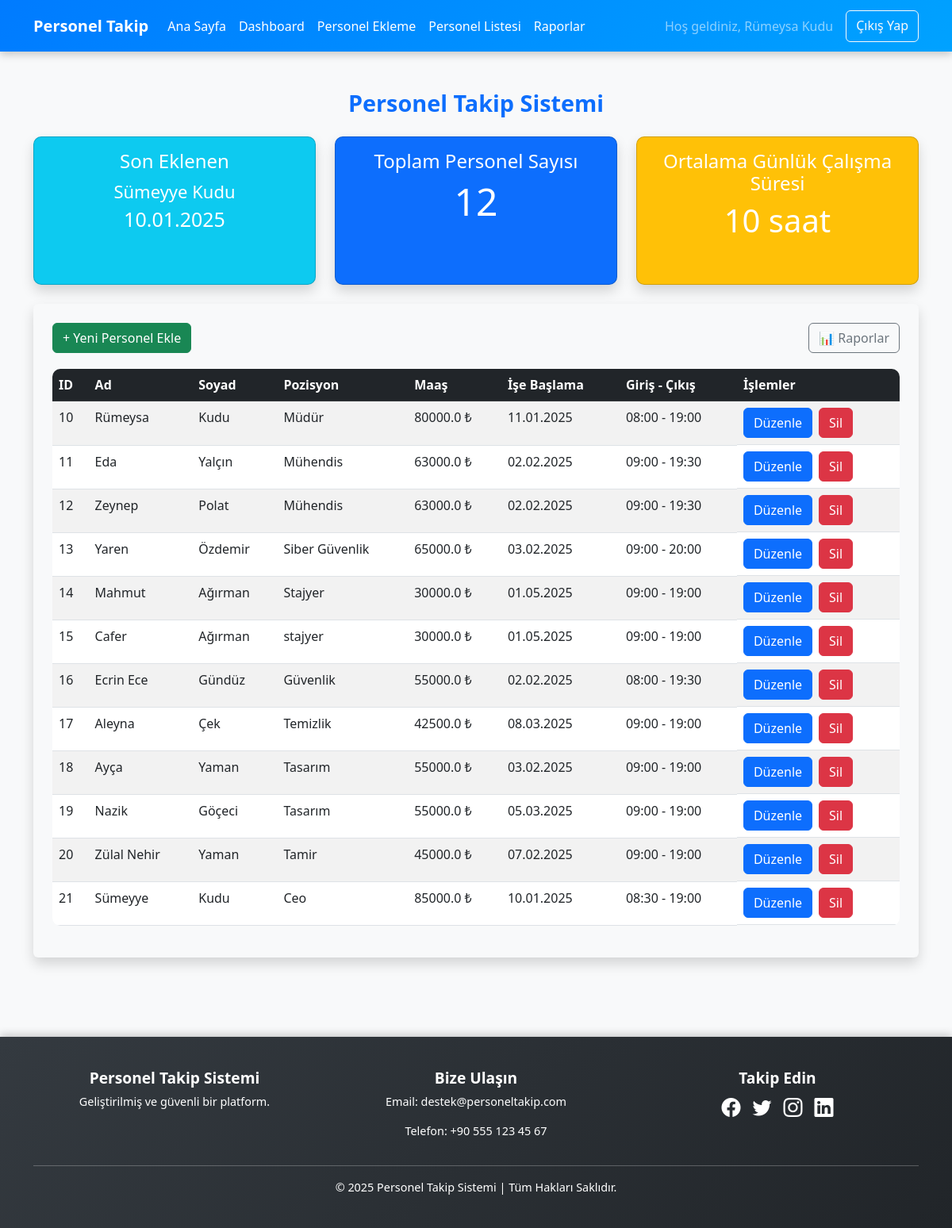
The app's page /dashboard (signed in) with its own data.
### db2json.py (models this page shows)
class User(db.Model):
    id = db.Column(db.Integer, primary_key=True)
    name = db.Column(db.String(100), nullable=False)
    email = db.Column(db.String(100), unique=True, nullable=False)
    password = db.Column(db.String(100), nullable=False)

### app.py (models this page shows, shortened)
class Personel(db.Model):
    id = db.Column(db.Integer, primary_key=True)
    user_id = db.Column(db.Integer, db.ForeignKey('user.id'), nullable=False)
    ad = db.Column(db.String(100), nullable=False)
    soyad = db.Column(db.String(100), nullable=False)
    email = db.Column(db.String(100), unique=True, nullable=False)
    pozisyon = db.Column(db.String(100), nullable=False)
    maas = db.Column(db.Float, nullable=False)
    ise_baslama_tarihi = db.Column(db.Date, nullable=False)
    giris_zamani = db.Column(db.Time, nullable=False)
    cikis_zamani = db.Column(db.Time, nullable=False)

### app.py (the view)
@app.route('/dashboard')
@login_required
def dashboard():
    personeller = Personel.query.filter_by(user_id=current_user.id).all()
    ortalama_maas = round(sum(p.maas for p in personeller) / len(personeller), 2) if personeller else 0
    son_personel = personeller[-1] if personeller else None
    from datetime import datetime, timedelta
    toplam_sure = timedelta()
    for p in personeller:
        giris = datetime.combine(datetime.today(), p.giris_zamani)
        cikis = datetime.combine(datetime.today(), p.cikis_zamani)
        toplam_sure += (cikis - giris)
    ortalama_sure = str((toplam_sure / len(personeller)).seconds // 3600) + " saat" if personeller else "0 saat"
    return render_template('dashboard.html', personeller=personeller, ortalama_maas=ortalama_maas,
                           son_personel=son_personel, ortalama_sure=ortalama_sure)

### app.py (called while the page is built)
@login_manager.user_loader
def load_user(user_id):
    return User.query.get(int(user_id))

### templates/dashboard.html
{% extends 'base.html' %}
{% block content %}
<link rel="stylesheet" href="{{ url_for('static' , filename='dashboard.css')}}">
<div class="container mt-5">
    <h2 class="text-center fw-bold text-primary">Personel Takip Sistemi</h2>
  <div class="row my-4">
    <div class="col-md-4">
        <div class="card text-white bg-info mb-4 shadow h-100">
            <div class="card-body text-center">
                <h4>Son Eklenen</h4>
                {% if son_personel %}
                    <p class="mb-0" style="font-size: 22px;">{{ son_personel.ad }} {{ son_personel.soyad }}</p>
                    <small style="font-size: 25px;">{{ son_personel.ise_baslama_tarihi.strftime('%d.%m.%Y') }}</small>
                {% else %}
                    <p>Henüz personel eklenmedi</p>
                {% endif %}
            </div>
        </div>
    </div>
    <div class="col-md-4">
        <div class="card text-white bg-primary mb-4 shadow h-100">
            <div class="card-body text-center">
                <h4>Toplam Personel Sayısı</h4>
                <p class="display-5">{{ personeller|length }}</p>
            </div>
        </div>
    </div>
    <div class="col-md-4">
        <div class="card text-white bg-warning mb-4 shadow h-100">
            <div class="card-body text-center">
                <h4>Ortalama Günlük Çalışma Süresi</h4>
                <p class="display-6">{{ ortalama_sure }}</p>
            </div>
        </div>
    </div>
</div>
<div class="personel">
    <div class="table-wrapper mt-4 p-4 rounded shadow bg-light">
        <div class="mb-3 d-flex justify-content-between">
            <a href="{{ url_for('ekleme') }}" class="btn btn-success">+ Yeni Personel Ekle</a>
            <a href="{{ url_for('raporlar') }}" class="btn btn-outline-secondary">📊 Raporlar</a>
        </div>
        <table class="table table-striped table-hover">
            <thead class="table-dark">
                <tr>
                    <th>ID</th>
                    <th>Ad</th>
                    <th>Soyad</th>
                    <th>Pozisyon</th>
                    <th>Maaş</th>
                    <th>İşe Başlama</th>
                    <th>Giriş - Çıkış</th>
                    <th>İşlemler</th>
                </tr>
            </thead>
            <tbody>
                {% for personel in personeller %}
                <tr>
                    <td>{{ personel.id }}</td>
                    <td>{{ personel.ad }}</td>
                    <td>{{ personel.soyad }}</td>
                    <td>{{ personel.pozisyon }}</td>
                    <td>{{ personel.maas }} ₺</td>
                    <td>{{ personel.ise_baslama_tarihi.strftime('%d.%m.%Y') }}</td>
                    <td>{{ personel.giris_zamani.strftime('%H:%M') }} - {{ personel.cikis_zamani.strftime('%H:%M') }}</td>
                    <td class="d-flex gap-2">
                        <a href="{{ url_for('duzenle', personel_id=personel.id) }}" class="btn btn-primary">Düzenle</a>
                        <form action="{{ url_for('sil', personel_id=personel.id) }}" method="POST">
                            <button type="submit" class="btn btn-danger">Sil</button>
                        </form>
                    </td>
                </tr>
                {% endfor %}
            </tbody>
        </table>
    </div>
</div>
</div>
{% endblock %}

### templates/base.html (shortened to what this page needs)
<!DOCTYPE html>
<html lang="tr">
<head>
    <link href="https://cdn.jsdelivr.net/npm/bootstrap@5.3.0/dist/css/bootstrap.min.css" rel="stylesheet">
    <link rel="stylesheet" href="https://cdn.jsdelivr.net/npm/bootstrap-icons@1.7.2/font/bootstrap-icons.css">
</head>
<body>
    <nav class="navbar navbar-expand-lg navbar-dark bg-dark">
        <div class="container">
            <a class="navbar-brand" href="/">Personel Takip</a>
            <div class="collapse navbar-collapse" id="navbarNav">
                <ul class="navbar-nav">
                    <li class="nav-item">
                        <a class="nav-link" href="/">Ana Sayfa</a>
                    </li>
                    {% if current_user.is_authenticated %}
                    <li class="nav-item">
                        <a class="nav-link" href="{{ url_for('dashboard') }}">Dashboard</a>
                    </li>
                    <li class="nav-item">
                        <a class="nav-link" href="{{ url_for('ekleme') }}">Personel Ekleme</a>
                    </li>
                    <li class="nav-item">
                        <a class="nav-link" href="{{ url_for('liste') }}">Personel Listesi</a>
                    </li>
                    <li class="nav-item">
                        <a class="nav-link" href="{{ url_for('raporlar') }}">Raporlar</a>
                    </li>
                    {% endif %}
                </ul>
                <div class="auth-buttons d-flex ms-auto">
                    {% if current_user.is_authenticated %}
                        <span class="navbar-text me-3">Hoş geldiniz, {{ current_user.name }}</span>
                        <a href="{{ url_for('logout') }}" class="btn btn-outline-light">Çıkış Yap</a>
                    {% else %}
                        <a href="{{ url_for('login') }}" class="btn btn-outline-light me-2">Giriş Yap</a>
                        <a href="{{ url_for('register') }}" class="btn btn-light">Kayıt Ol</a>
                    {% endif %}
                </div>
            </div>
        </div>
    </nav>
        {% block content %}
        {% endblock %}
       <footer class="footer text-white">
    <div class="container">
        <div class="row">
            <div class="col-md-4 text-center">
                <h5 class="fw-bold">Personel Takip Sistemi</h5>
                <p style="color: white;">Geliştirilmiş ve güvenli bir platform.</p>
            </div>
            <div class="col-md-4 text-center">
                <h5 class="fw-bold">Bize Ulaşın</h5>
                <p>Email: destek@personeltakip.com</p>
                <p>Telefon: +90 555 123 45 67</p>
            </div>
            <div class="col-md-4 text-center">
                <h5 class="fw-bold">Takip Edin</h5>
                <div class="social-icons">
                    <a href="#" class="social-icon"><i class="bi bi-facebook"></i></a>
                    <a href="#" class="social-icon"><i class="bi bi-twitter"></i></a>
                    <a href="#" class="social-icon"><i class="bi bi-instagram"></i></a>
                    <a href="#" class="social-icon"><i class="bi bi-linkedin"></i></a>
                </div>
            </div>
        </div>
        <hr>
        <div class="text-center mt-3">
            <p class="mb-0">&copy; 2025 Personel Takip Sistemi | Tüm Hakları Saklıdır.</p>
        </div>
    </div>
</footer>
</body>
</html>

### static/dashboard.css (style rules this page uses)
.table-wrapper { background: #ffffff; border-radius: 15px; box-shadow: 0 4px 15px rgba(0, 0, 0, 0.2); }
.table { margin-top: 20px; border-radius: 10px; overflow: hidden; }
h2 { font-size: 1.8rem; font-weight: bold; color: #007bff; }
.btn-primary, .btn-danger { transition: transform 0.3s ease-in-out; }
.personel { margin-bottom:100px; }

### templates/base.html (style rules this page uses)
body { background-color: #f8f9fa; }
.navbar { background: linear-gradient(135deg, #007bff, #00a2ff); box-shadow: 0 4px 10px rgba(0, 0, 0, 0.2); height: 65px; }
.navbar-brand { font-weight: bold; color: white; }
.navbar-nav .nav-link { color: white; transition: color 0.3s ease-in-out; }
.card { margin-bottom: 20px; box-shadow: 0 4px 6px rgba(0, 0, 0, 0.1); border-radius: 10px; margin-bottom: 200px; }
.table-wrapper, .report-wrapper { margin-top: 40px; background: #fff; padding: 30px; border-radius: 10px; box-shadow: 0 0 15px rgba(0,0,0,0.1); }
.footer { background: linear-gradient(135deg, #343a40, #212529); padding: 40px 0; box-shadow: 0 -3px 10px rgba(0, 0, 0, 0.2); }
.footer h5 { font-size: 1.2rem; }
.footer p { font-size: 0.9rem; }
.footer .social-icons { display: flex; justify-content: center; gap: 15px; }
.footer .social-icon { color: white; font-size: 1.5rem; transition: transform 0.3s ease-in-out, color 0.3s ease-in-out; }

### records on screen
User: name "Rümeysa Kudu"
Personel: ad "Sümeyye", soyad "Kudu", ise_baslama_tarihi "10.01.2025", id "21", pozisyon "Ceo", maas "85000.0", giris_zamani "08:30", cikis_zamani "19:00"
Personel: id "10", ad "Rümeysa", soyad "Kudu", pozisyon "Müdür", maas "80000.0", ise_baslama_tarihi "11.01.2025", giris_zamani "08:00", cikis_zamani "19:00"
Personel: id "11", ad "Eda", soyad "Yalçın", pozisyon "Mühendis", maas "63000.0", ise_baslama_tarihi "02.02.2025", giris_zamani "09:00", cikis_zamani "19:30"
Personel: id "12", ad "Zeynep", soyad "Polat", pozisyon "Mühendis", maas "63000.0", ise_baslama_tarihi "02.02.2025", giris_zamani "09:00", cikis_zamani "19:30"
Personel: id "13", ad "Yaren", soyad "Özdemir", pozisyon "Siber Güvenlik", maas "65000.0", ise_baslama_tarihi "03.02.2025", giris_zamani "09:00", cikis_zamani "20:00"
Personel: id "14", ad "Mahmut", soyad "Ağırman", pozisyon "Stajyer", maas "30000.0", ise_baslama_tarihi "01.05.2025", giris_zamani "09:00", cikis_zamani "19:00"
Personel: id "15", ad "Cafer", soyad "Ağırman", pozisyon "stajyer", maas "30000.0", ise_baslama_tarihi "01.05.2025", giris_zamani "09:00", cikis_zamani "19:00"
Personel: id "16", ad "Ecrin Ece", soyad "Gündüz", pozisyon "Güvenlik", maas "55000.0", ise_baslama_tarihi "02.02.2025", giris_zamani "08:00", cikis_zamani "19:30"
Personel: id "17", ad "Aleyna", soyad "Çek", pozisyon "Temizlik", maas "42500.0", ise_baslama_tarihi "08.03.2025", giris_zamani "09:00", cikis_zamani "19:00"
Personel: id "18", ad "Ayça", soyad "Yaman", pozisyon "Tasarım", maas "55000.0", ise_baslama_tarihi "03.02.2025", giris_zamani "09:00", cikis_zamani "19:00"
Personel: id "19", ad "Nazik", soyad "Göçeci", pozisyon "Tasarım", maas "55000.0", ise_baslama_tarihi "05.03.2025", giris_zamani "09:00", cikis_zamani "19:00"
Personel: id "20", ad "Zülal Nehir", soyad "Yaman", pozisyon "Tamir", maas "45000.0", ise_baslama_tarihi "07.02.2025", giris_zamani "09:00", cikis_zamani "19:00"

### other values on screen
{{ personeller|length }} "12"
{{ ortalama_sure }} "10 saat"
